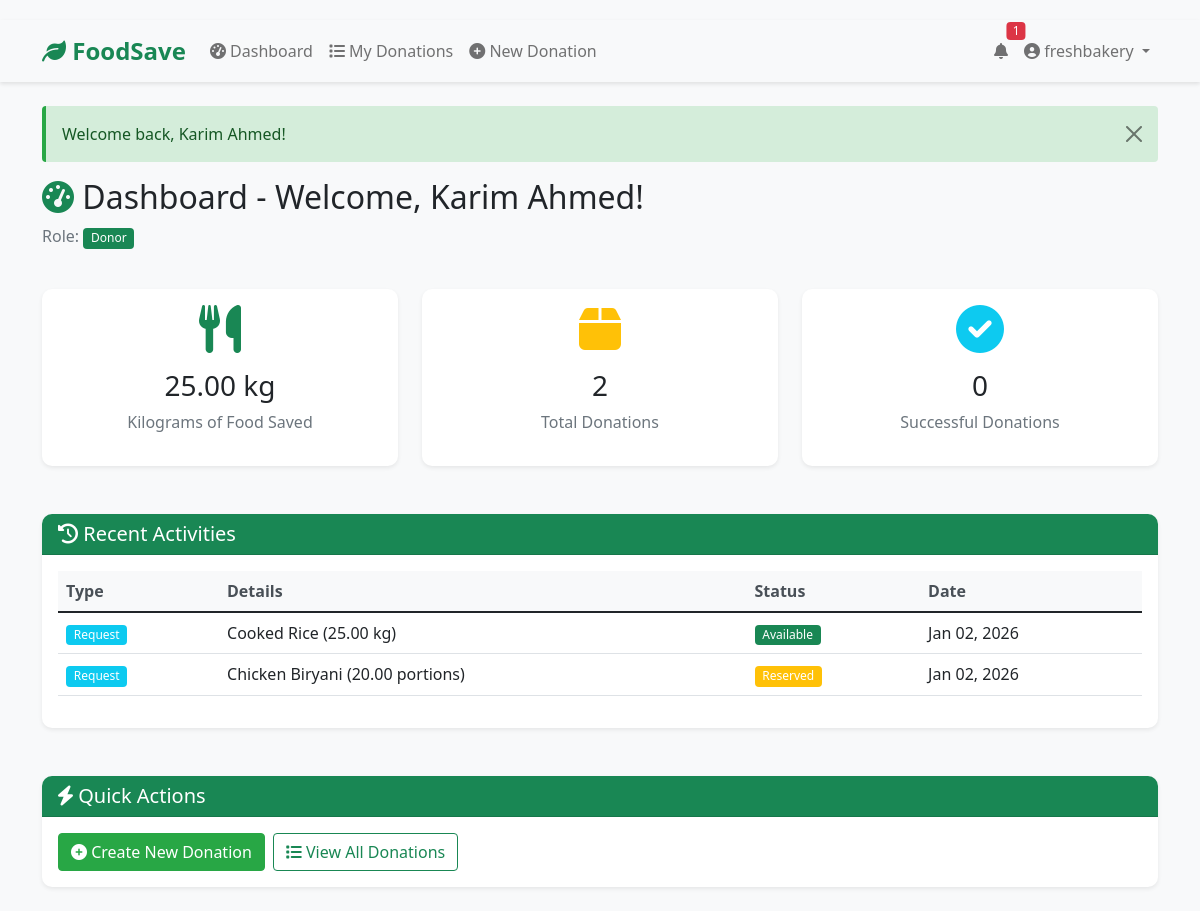
The page /Final_project/dashboard.php (signed in) on the database as committed earlier.
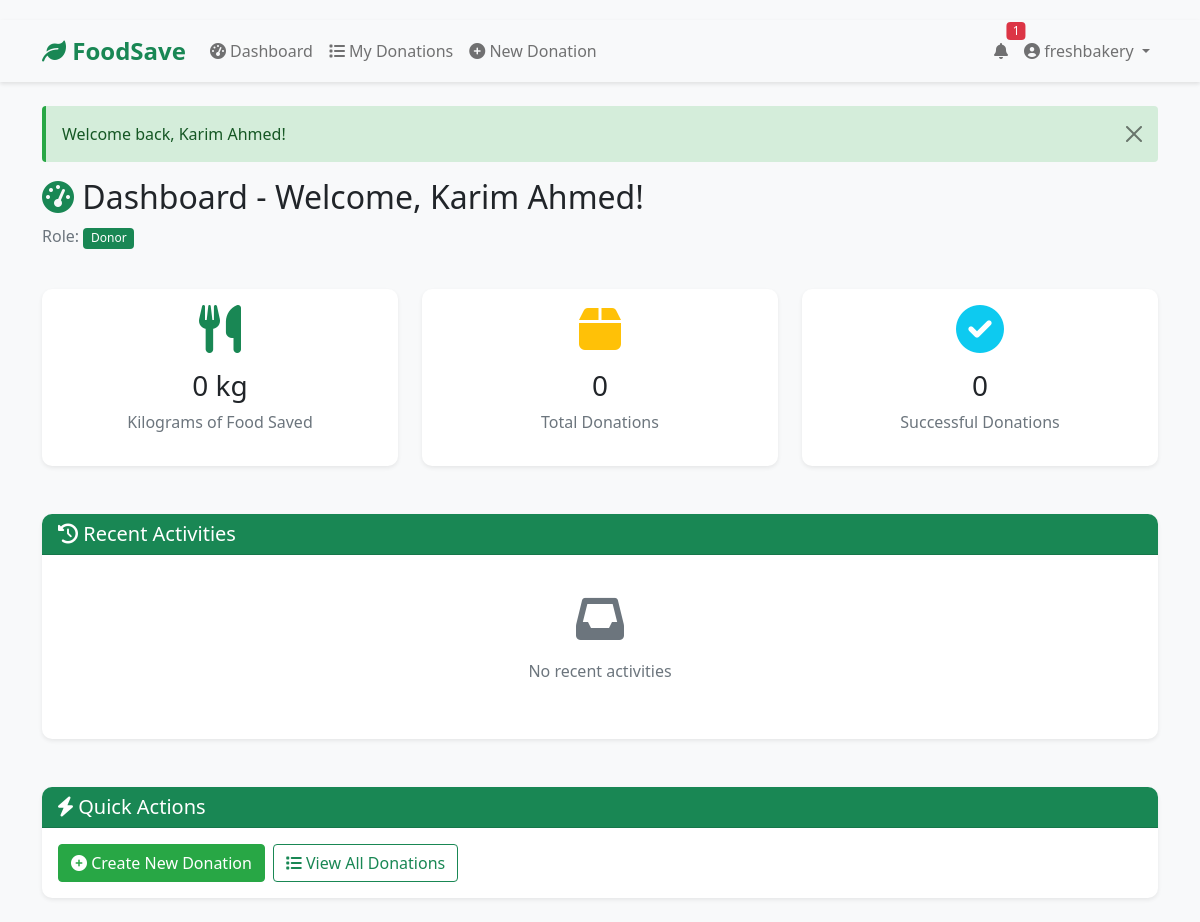
The same page on the database as committed later.
### tables this page shows
CREATE TABLE donations (
    donation_id INT PRIMARY KEY AUTO_INCREMENT,
    donor_id INT NOT NULL,
    food_name VARCHAR(100) NOT NULL,
    food_type ENUM('fresh', 'cooked', 'packaged', 'bakery', 'dairy', 'other') DEFAULT 'other',  
    quantity DECIMAL(10,2) NOT NULL,
    unit ENUM('kg', 'portions', 'pieces', 'liters', 'packets', 'boxes') DEFAULT 'kg',  
    expiry_date DATE,
    status ENUM('available', 'reserved', 'collected', 'expired', 'cancelled') DEFAULT 'available', 
    description TEXT,
    location VARCHAR(255) NOT NULL,
    pickup_start_time TIME, 
    pickup_end_time TIME,  
    photo VARCHAR(255) DEFAULT NULL,  
    created_at TIMESTAMP DEFAULT CURRENT_TIMESTAMP,
    updated_at TIMESTAMP DEFAULT CURRENT_TIMESTAMP ON UPDATE CURRENT_TIMESTAMP,  
    
    FOREIGN KEY (donor_id) REFERENCES users(user_id) ON DELETE CASCADE,
    
    INDEX idx_status (status),
    INDEX idx_donor (donor_id),
    INDEX idx_food_type (food_type),  
    INDEX idx_expiry (expiry_date),
    INDEX idx_created (created_at)
);

### Final_project/database.php (called while the page is built, shortened)
<?php
function isLoggedIn() {
    return isset($_SESSION['user_id']);
}
function getCurrentUser() {
    if (isLoggedIn()) {
        return $_SESSION['user'];
    }
    return null;
}
?>

### Final_project/functions.php (called while the page is built, shortened)
<?php
require_once 'database.php';
function getAllDonations($filters = []) {
    $conn = getDBConnection();
    $query = "SELECT d.*, u.full_name as donor_name, u.organization
              FROM donations d
              JOIN users u ON d.donor_id = u.user_id
              WHERE 1=1";
    $params = [];
    $types = "";
    if (isset($filters['donor_id'])) {
        $query .= " AND d.donor_id = ?";
        $params[] = $filters['donor_id'];
        $types .= "i";
    }
    $query .= " ORDER BY d.created_at DESC";
    if (isset($filters['limit'])) {
        $query .= " LIMIT ?";
        $params[] = $filters['limit'];
        $types .= "i";
    }
    $stmt = $conn->prepare($query);
    if (!empty($params)) {
        $stmt->bind_param($types, ...$params);
    }
    $stmt->execute();
    $result = $stmt->get_result();
    $donations = [];
    while ($row = $result->fetch_assoc()) {
        $donations[] = $row;
    }
    return $donations;
}
function getDonorStats($donor_id) {
    $conn = getDBConnection();
    $stats = [];
    $stmt = $conn->prepare("SELECT COUNT(*) as count FROM donations WHERE donor_id = ?");
    $stmt->bind_param("i", $donor_id);
    $stmt->execute();
    $result = $stmt->get_result();
    $stats['total_donations'] = $result->fetch_assoc()['count'];
    $stmt = $conn->prepare("SELECT SUM(quantity) as total FROM donations WHERE donor_id = ? AND unit = 'kg'");
    $stmt->bind_param("i", $donor_id);
    $stmt->execute();
    $result = $stmt->get_result();
    $stats['total_kg'] = $result->fetch_assoc()['total'] ?? 0;
    $stmt = $conn->prepare("SELECT COUNT(*) as count FROM donations WHERE donor_id = ? AND status = 'collected'");
    $stmt->bind_param("i", $donor_id);
    $stmt->execute();
    $result = $stmt->get_result();
    $stats['successful_donations'] = $result->fetch_assoc()['count'];
    return $stats;
}
?>

### Final_project/dashboard.php (the view, shortened to what the changed rows need)
<?php
require_once 'database.php';
require_once 'functions.php';
$current_user = getCurrentUser();
$user_id = $current_user['user_id'];
$role = $current_user['role'];
$recent_activities = [];
$stats = [];
if ($role == 'donor') {
    $recent_donations = getAllDonations(['donor_id' => $user_id, 'limit' => 5]);
    $recent_activities = $recent_donations;
    $stats = getDonorStats($user_id);
} elseif ($role == 'receiver') {
    $recent_requests = getAllRequests(['receiver_id' => $user_id, 'limit' => 5]);
    $recent_activities = $recent_requests;
    $stats = getReceiverStats($user_id);
    $available_donations = getAvailableDonations();
} elseif ($role == 'volunteer') {
    $my_requests = getAllRequests(['volunteer_id' => $user_id, 'limit' => 5]);
    $pending_requests = getPendingRequests(5);
    $recent_activities = $my_requests;
    $stats = getVolunteerStats($user_id);
} elseif ($role == 'admin') {
    $recent_donations = getAllDonations(['limit' => 5]);
    $recent_requests = getAllRequests(['limit' => 5]);
    $recent_activities = array_merge($recent_donations, $recent_requests);
    $stats = getAdminStats();
}
?>
<!DOCTYPE html>
<html lang="en">
<head>
    <link href="https://cdn.jsdelivr.net/npm/bootstrap@5.1.3/dist/css/bootstrap.min.css" rel="stylesheet">
    <link rel="stylesheet" href="https://cdnjs.cloudflare.com/ajax/libs/font-awesome/6.0.0/css/all.min.css">
    <link rel="stylesheet" href="style.css">
</head>
<body>
    <?php include 'header.php'; ?>
    <div class="container">
        <div class="row mb-4">
            <div class="col">
                <h2>
                    <i class="fas fa-tachometer-alt text-success"></i> Dashboard - Welcome, <?php echo htmlspecialchars($current_user['full_name']); ?>!
                </h2>
            </div>
        </div>
        <div class="row g-4 mb-4">
            <?php if ($role == 'donor'): ?>
                <div class="col-md-4">
                    <div class="card text-center stat-card">
                        <div class="card-body">
                            <i class="fas fa-utensils fa-3x text-success mb-3"></i>
                            <h3><?php echo $stats['total_kg']; ?> kg</h3>
                            <p class="text-muted">Kilograms of Food Saved</p>
                        </div>
                    </div>
                </div>
                <div class="col-md-4">
                    <div class="card text-center stat-card">
                        <div class="card-body">
                            <i class="fas fa-box fa-3x text-warning mb-3"></i>
                            <h3><?php echo $stats['total_donations']; ?></h3>
                            <p class="text-muted">Total Donations</p>
                        </div>
                    </div>
                </div>
                <div class="col-md-4">
                    <div class="card text-center stat-card">
                        <div class="card-body">
                            <i class="fas fa-check-circle fa-3x text-info mb-3"></i>
                            <h3><?php echo $stats['successful_donations']; ?></h3>
                            <p class="text-muted">Successful Donations</p>
                        </div>
                    </div>
                </div>
            <?php endif; ?>
        </div>
        <div class="row">
            <div class="col-lg-12">
                <div class="card">
                    <div class="card-body">
                        <?php if (count($recent_activities) > 0): ?>
                        <div class="table-responsive">
                            <table class="table table-hover">
                                <thead>
                                    <tr>
                                        <th>Type</th>
                                        <th>Details</th>
                                        <th>Status</th>
                                        <th>Date</th>
                                    </tr>
                                </thead>
                                <tbody>
                                    <?php foreach ($recent_activities as $activity): ?>
                                    <tr>
                                        <td>
                                            <?php if (isset($activity['food_name']) && !isset($activity['donation_id'])): ?>
                                                <span class="badge bg-primary">Donation</span>
                                            <?php else: ?>
                                                <span class="badge bg-info">Request</span>
                                            <?php endif; ?>
                                        </td>
                                        <td>
                                            <?php if (isset($activity['food_name'])): ?>
                                                <?php echo htmlspecialchars($activity['food_name']); ?>
                                                (<?php echo htmlspecialchars($activity['quantity']) . ' ' . htmlspecialchars($activity['unit']); ?>)
                                            <?php endif; ?>
                                        </td>
                                        <td>
                                            <?php
                                            $status = $activity['status'] ?? 'N/A';
                                            $badge_class = [
                                                'available' => 'success',
                                                'reserved' => 'warning',
                                                'collected' => 'info',
                                                'expired' => 'danger',
                                                'pending' => 'warning',
                                                'assigned' => 'info'
                                            ];
                                            $class = $badge_class[$status] ?? 'secondary';
                                            ?>
                                            <span class="badge bg-<?php echo $class; ?>"><?php echo ucfirst($status); ?></span>
                                        </td>
                                        <td>
                                            <?php
                                            $date = $activity['created_at'] ?? $activity['request_date'] ?? '';
                                            echo date('M d, Y', strtotime($date));
                                            ?>
                                        </td>
                                    </tr>
                                    <?php endforeach; ?>
                                </tbody>
                            </table>
                        </div>
                        <?php else: ?>
                        <p class="text-center text-muted py-4">
                            <i class="fas fa-inbox fa-3x mb-3 d-block"></i>
                            No recent activities
                        </p>
                        <?php endif; ?>
                    </div>
                </div>
            </div>
        </div>
    </div>
</body>
</html>

Rows that differ between the two databases and show on the page:
removed donations: shows "Request", food_name "Cooked Rice", quantity "25.00", unit "kg", status "Available", created_at "Jan 02, 2026"
removed donations: shows "Request", food_name "Chicken Biryani", quantity "20.00", unit "portions", status "Reserved", created_at "Jan 02, 2026"
Other text that changed with them:
$stats['total_kg']: "25.00" → "0"
$stats['total_donations']: "2" → "0"
text no longer shown: "Type Details Status Date"
text now shown: "No recent activities"
